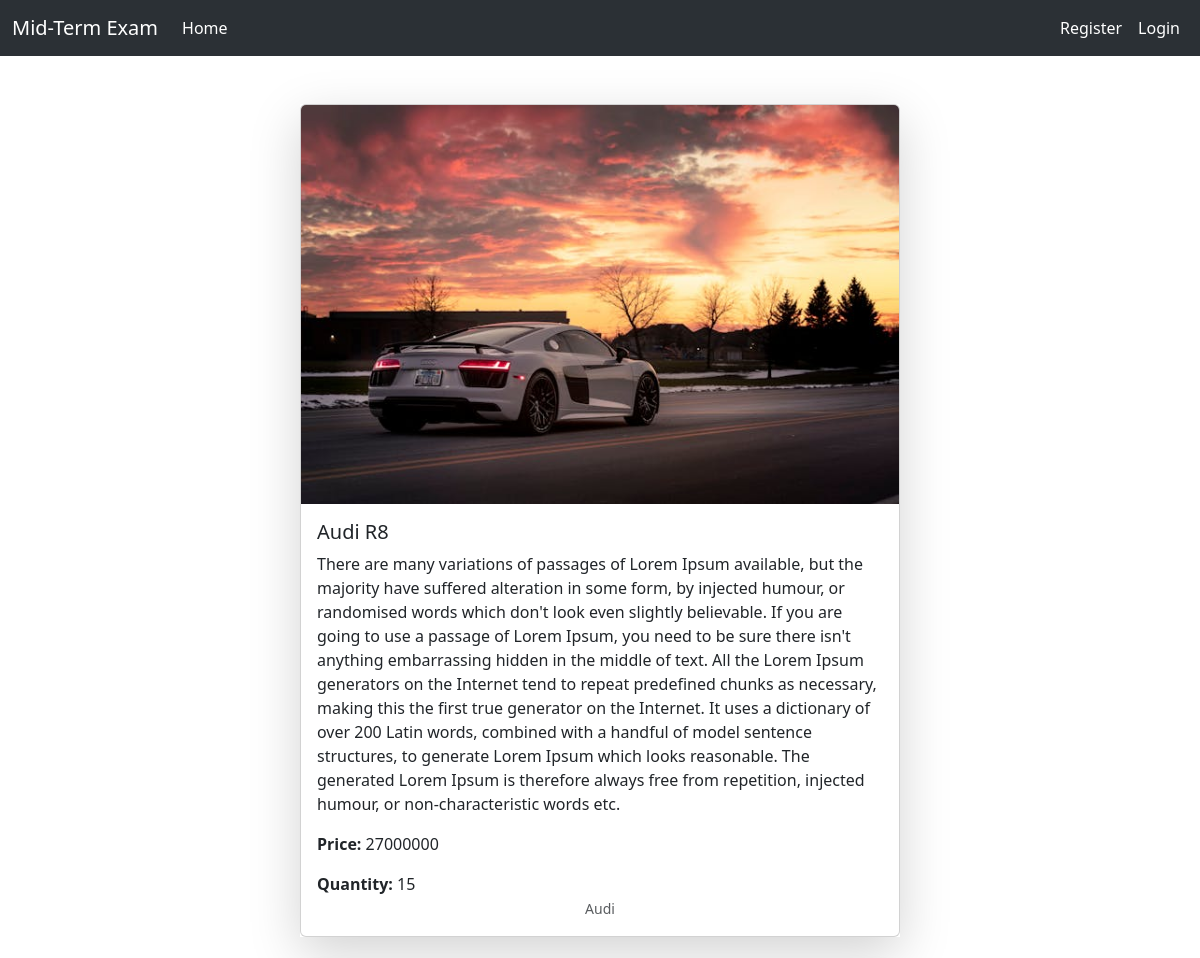
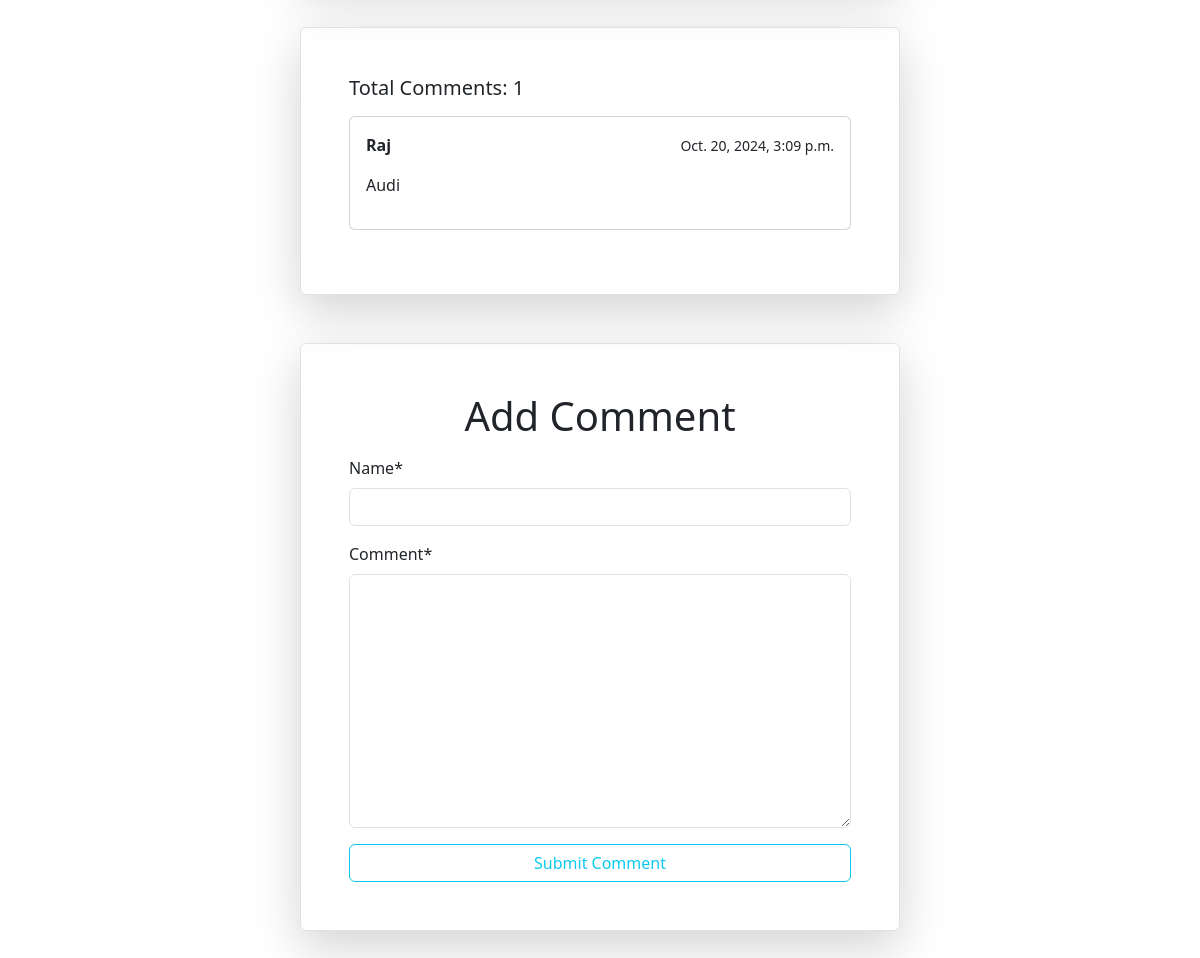
/details/7/, run on the app's committed database (2 pictures, top to bottom).
### car/models.py (models this page shows, shortened)
class Car(models.Model):
    car_img = models.ImageField(upload_to='upload/')
    car_name = models.CharField(max_length=50)
    car_description = models.TextField()
    car_quantity = models.IntegerField()
    car_price = models.IntegerField()
    brand_name = models.ForeignKey(Brand, on_delete=models.CASCADE)

class Brand(models.Model):
    brand_name = models.CharField(max_length=50)
    def __str__(self):
        return f"{self.brand_name}"

class Comment(models.Model):
    car = models.ForeignKey(Car, on_delete=models.CASCADE, related_name='comments', blank=True, null=True)
    name = models.CharField(max_length=100)
    comment = models.TextField()
    created_on = models.DateTimeField(auto_now_add=True, blank=True, null=True)

### home/views.py (the view, shortened to what this page needs)
# urls.py: path('details/<int:id>/', CarDetailsView.as_view(), name = 'car_details'),
class CarDetailsView(DetailView):
    model = Car
    pk_url_kwarg = 'id'
    template_name = 'car_details.html'
    def get_context_data(self, **kwargs):
        context = super().get_context_data(**kwargs)
        car = self.object
        comments = car.comments.all()
        comment_form = CommentForm()
        context['comments'] = comments
        context['comment_form'] = comment_form
        return context

### home/forms.py
class CommentForm(forms.ModelForm):
    class Meta:
        model = Comment
        fields = ['name', 'comment']

### home/templates/car_details.html (shortened to what this page needs)
{% extends 'base.html' %}
{% load crispy_forms_tags %}
{% block content %}
<section style="width: 50%; margin: auto" class="my-5 shadow-lg">
    <div class="card mb-3">
      <img src={{car.car_img.url}} style="" class="card-img-top" alt="...">
      <div class="card-body">
          <h5 class="card-title">{{car.car_name}}</h5>
          <p class="card-text">{{car.car_description}}</p>
          <div class="d-flex align-items-center justify-content-between">
              <div>
                    <p class="card-text"> <strong>Price:</strong> {{car.car_price}}</p>
                    <p class="card-text"> <strong>Quantity:</strong> {{car.car_quantity}}</p>
              </div>
          </div>
          <p class="card-text text-center"><small class="text-body-secondary">{{car.brand_name}}</small></p>
      </div>
    </div>
</section>
<div style="width: 50%; margin: auto" class="border border p-5 shadow-lg rounded-2 my-5">
    <h5 class="mb-3">Total Comments: {{comments | length}}</h5>
    {% for comment in comments %}
        <div class="card my-3">
          <div class="card-body">
              <div style="display: flex; justify-content: space-between">
                <p><strong>{{comment.name}}</strong></p>
                <p><small>{{comment.created_on}}</small></p>
              </div>
            <p>{{comment.comment}}</p>
          </div>
        </div>
    {% endfor %}
</div>
<form method="post" style="width: 50%; margin: auto" class="border border p-5 shadow-lg rounded-2 my-5">
    <h1 class="text-center mb-3">Add Comment</h1>
    {{comment_form | crispy}}
    <input type="submit" value="Submit Comment" style="width: 100%" class="btn btn-outline-info">
</form>
{% endblock %}

### data on the page
Car: car_img (picture), car_name "Audi R8", car_description "There are many variations of passages of Lorem Ipsum available, but the majority have suffered alteration in some form, by injected humour, or randomised words which don't look even slightly believable. If you are going to use a passage of Lorem Ipsum, you need to be sure there isn't anything embarrassing hidden in the middle of text. All the Lorem Ipsum generators on the Internet tend to repeat predefined chunks as necessary, making this the first true generator on the Internet. It uses a dictionary of over 200 Latin words, combined with a handful of model sentence structures, to generate Lorem Ipsum which looks reasonable. The generated Lorem Ipsum is therefore always free from…", car_price "27000000", car_quantity "15", brand_name "Audi"
Comment: name "Raj", created_on "Oct. 20, 2024, 3:09 p.m.", comment "Audi"

### other printed values
{{ comments | length }} "1"
